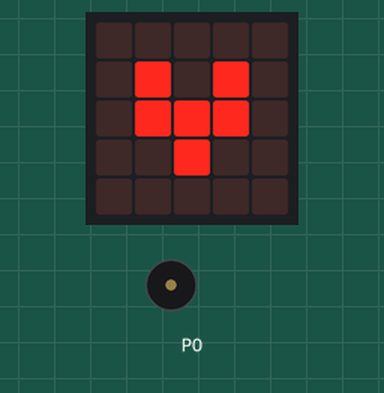
Simulated run of this program. Board: BBC micro:bit (MakeCode). Shown: the board's 5×5 LED display, buzzer (waves = sounding).

Above: at 2.3 s.
At 65.5 s:
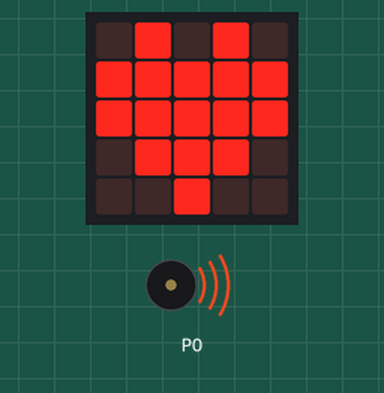
At 129.3 s:
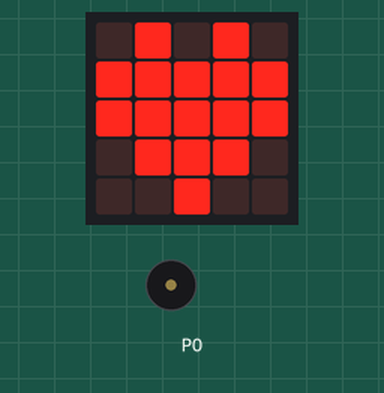
Timing chart, 0 to 130.0 s (numbered marks = the images above):
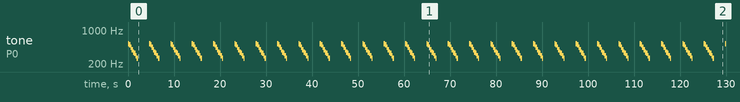

The program:

main.ts
```typescript
basic.forever(function () {
    music.playMelody("C5 B A G F E D C ", 220)
    music.setVolume(255)
    basic.showIcon(IconNames.SmallHeart)
    basic.showIcon(IconNames.Heart)
    basic.showIcon(IconNames.SmallHeart)
    basic.showIcon(IconNames.Heart)
    basic.pause(1)
})
```

test.ts
```typescript
// aquí va el archivo "tests"; esto no se compilará cuando este paquete se utilice como una extensión.
```

Measured:
- by itself, tone on P0: repeats every 4.6 s: 494 Hz 0.28 s, 440 Hz 0.28 s, 392 Hz 0.28 s, 349 Hz 0.28 s, 330 Hz 0.28 s, 294 Hz 0.28 s, 262 Hz 0.27 s, silent 2.4 s, 523 Hz 0.28 s
- what the display in image 0 shows lasts 0.6 s, from 2.2 s to 2.8 s
- what the display in image 1 shows lasts 2.8 s, from 64.3 s to 67.1 s
